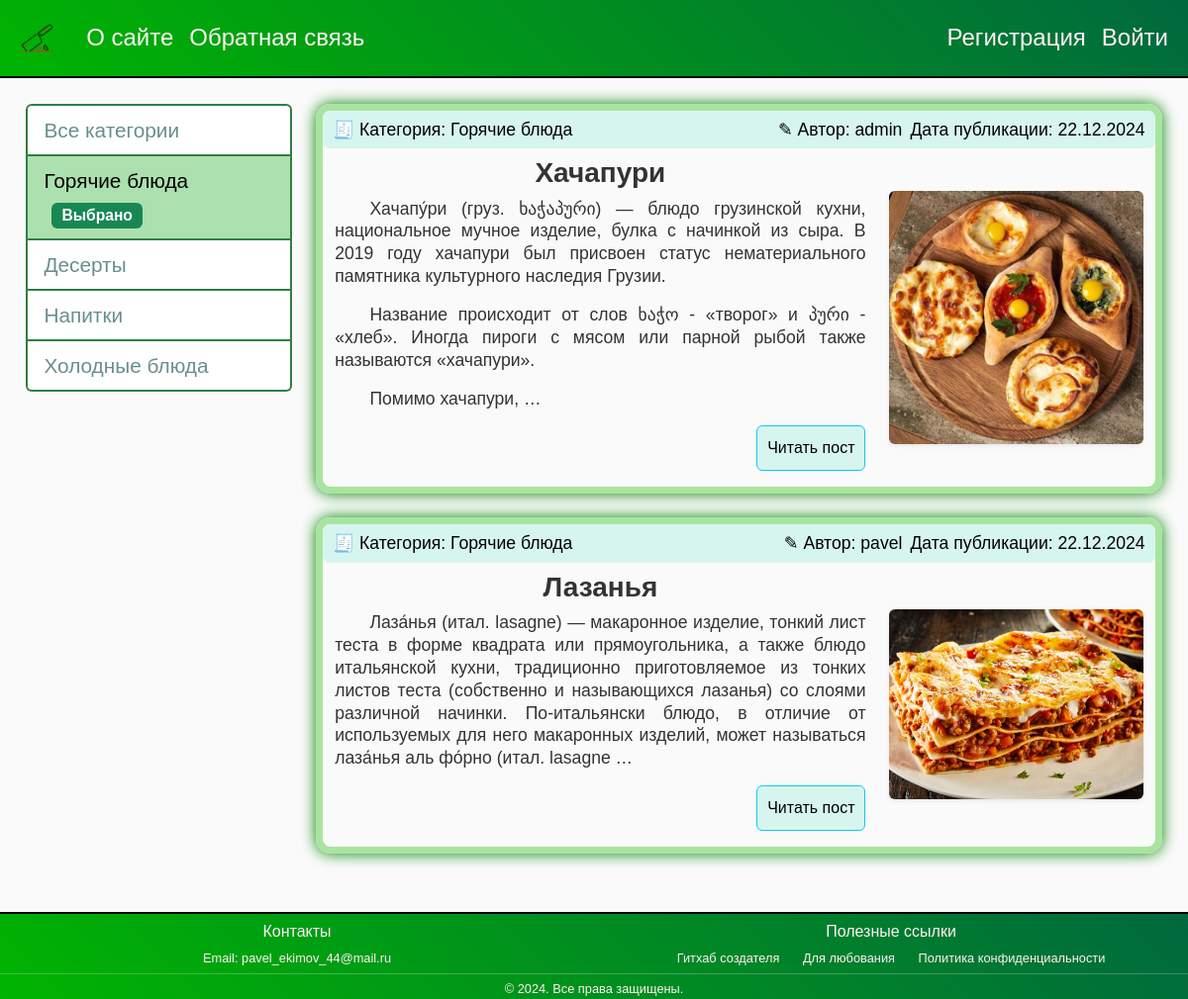
/category/goryachie-blyuda/, run on the app's committed database.
### meal/models.py (models this page shows, shortened)
class Category(models.Model):
    name = models.CharField(max_length=100, db_index=True, verbose_name='Категория')
    slug = models.SlugField(max_length=255, unique=True, db_index=True, verbose_name='URL')
    def __str__(self):
        return self.name
    def get_absolute_url(self):
        return reverse('category', kwargs={'cat_slug': self.slug})
    class Meta:
        verbose_name = 'Категорию'
        verbose_name_plural = 'Категории'
        ordering = ['id']

class Food(models.Model):
    title = models.CharField(max_length=255, verbose_name='Название блюда')
    slug = models.SlugField(max_length=255, unique=True, db_index=True, verbose_name='URL')
    content = models.TextField(blank=True, verbose_name='Информация')
    photo = models.ImageField(upload_to="photo/%Y/%m/%d/", verbose_name='Фото')
    time_create = models.DateTimeField(auto_now_add=True, verbose_name='Время создания')
    time_update = models.DateTimeField(auto_now=True, verbose_name='Время изменения')
    is_published = models.BooleanField(default=True, verbose_name='Опубликовать')
    author = models.ForeignKey(User, on_delete=models.CASCADE, verbose_name='Автор')
    cat = models.ForeignKey('Category', on_delete=models.PROTECT, verbose_name='Категория')
    def get_absolute_url(self):
        return reverse('post', kwargs={'post_slug': self.slug})
    class Meta:
        verbose_name = 'Различные блюда'
        verbose_name_plural = 'Различные блюда'
        ordering = ['id']

### meal/views.py (the view)
# urls.py: path('category/<slug:cat_slug>/', FoodCategory.as_view(), name='category'),
class FoodCategory(DataMixin, ListView):
    model = Food
    template_name = 'meal/index.html'
    context_object_name = 'posts'
    allow_empty = False
    def get_context_data(self, *, object_list=None, **kwargs):
        context = super().get_context_data(**kwargs)
        c = Category.objects.get(slug=self.kwargs['cat_slug'])
        c_def = self.get_user_context(title='Категория - ' + str(c.name), cat_selected=c.pk)
        return dict(list(context.items()) + list(c_def.items()))
    def get_queryset(self):
        return Food.objects.filter(cat__slug=self.kwargs['cat_slug'], is_published=True).select_related('cat')

### meal/utils.py (called while the page is built)
    def get_user_context(self, **kwargs):
        context = kwargs
        cats = cache.get('cats')
        if not cats:
            cats = (Category.objects.annotate(food__count=Count('food', filter=Q(food__is_published=True)))
                    .filter(food__count__gt=0))
            cache.set('cats', cats, 60)
        user_menu = menu.copy()
        if not self.request.user.is_authenticated:
            user_menu.pop(1)
        context['menu'] = user_menu
        context['cats'] = cats
        context['cat_selected'] = context.get('cat_selected', 0)
        return context

### meal/templates/meal/index.html
{% extends 'meal/base.html' %}
{% block content %}
	<ul class="list-articles">
		{% for p in posts %}
			<li class="mb-4">
				<div class="article-panel">
					<p class="first">&#129534 Категория: {{p.cat}}</p>
					<p class="last">Дата публикации: {{p.time_update|date:"d.m.Y"}}</p>
                    <p class="last">&#9998 Автор: {{ p.author.username }}</p>
				</div>
				<div class="container">
                    <div class="row align-items-center">
                        <div class="col-md-8">
                            <h2 class="text-center mb-4">{{ p.title }}</h2>
                            <div class="article-content">
                                {% autoescape on %}
                                    {{ p.content|linebreaks|truncatewords:50 }}
                                {% endautoescape %}
                            </div>
                            <p class="link-read-post mt-3">
                                <a href="{{ p.get_absolute_url }}" class="btn btn-info">Читать пост</a>
                            </p>
                        </div>
                        <div class="col-md-4">
                            {% if p.photo %}
                                <div class="img-container">
                                    <img class="img-fluid rounded shadow-sm" src="{{ p.photo.url }}" alt="Изображение {{ p.title }}">
                                </div>
                            {% endif %}
                        </div>
                    </div>
                </div>
			</li>
		{% endfor %}
	</ul>
{% endblock %}

### meal/templates/meal/base.html (shortened to what this page needs)
{% load static %}
{% load meal_tags %}
{% load cache %}
<!DOCTYPE html>
<html>
    <head>
        <link href="{% static 'meal/css/bootstrap.min.css' %}" rel="stylesheet">
        <link href="{% static 'meal/css/styles.css' %}" rel="stylesheet">
    </head>
    <body>
        <div class="flex-wrapper">
            <div class="content-all">
                {% block mainmenu %}
                    <nav class="navbar navbar-expand-lg navbar-light bg-light">
                        <div class="container">
                            <a class="navbar-brand" href="{% url 'home' %}">
                                <div class="logo"></div>
                            </a>
                            <div class="collapse navbar-collapse" id="navbarNav">
                                <ul class="navbar-nav me-auto mb-2 mb-lg-0">
                                    {% for m in menu %}
                                        <li class="nav-item">
                                            <a class="nav-link" href="{% url m.url_name %}">{{ m.title }}</a>
                                        </li>
                                    {% endfor %}
                                </ul>
                                <ul class="navbar-nav">
                                    {% if request.user.is_authenticated %}
                                        <li class="nav-item">
                                            <a class="nav-link" href="{% url 'logout' %}">Выйти</a>
                                        </li>
                                    {% else %}
                                        <li class="nav-item">
                                            <a class="nav-link" href="{% url 'register' %}">Регистрация</a>
                                        </li>
                                        <li class="nav-item">
                                            <a class="nav-link" href="{% url 'login' %}">Войти</a>
                                        </li>
                                    {% endif %}
                                </ul>
                            </div>
                        </div>
                    </nav>
                {% endblock mainmenu %}
                <div class="container-main mt-4">
                    <div class="row">
                        <aside class="col-md-3">
                            {% block leftmenu %}
                                <ul class="list-group">
                                    {% if cat_selected == 0 %}
                                        <li class="list-group-item active">
                                            Все категории
                                            <span class="badge bg-success ms-2">Выбрано</span>
                                        </li>
                                    {% else %}
                                        <li class="list-group-item">
                                            <a href="{% url 'home' %}">Все категории</a>
                                        </li>
                                    {% endif %}
                                    {% for c in cats %}
                                        {% if c.food__count > 0 %}
                                            <li class="list-group-item {% if c.pk == cat_selected %} active {% endif %}">
                                                {% if c.pk == cat_selected %}
                                                    {{ c.name }}
                                                    <span class="badge bg-success ms-2">Выбрано</span>
                                                {% else %}
                                                    <a href="{{ c.get_absolute_url }}">{{ c.name }}</a>
                                                {% endif %}
                                            </li>
                                        {% endif %}
                                    {% endfor %}
                                </ul>
                            {% endblock leftmenu %}
                        </aside>
                        <main class="col-md-9">
                            <div class="content-content">
                                {% block content %}
                                {% endblock %}
                            </div>
                        </main>
                    </div>
                </div>
            </div>
            {% cache 3600 footer %}
            <footer class="bg-light text-center py-3 mt-4">
                <div class="container-footer">
                    <div class="row row-footer">
                        <div class="col-md-6">
                            <h6>Контакты</h6>
                            <p>Email: pavel_ekimov_44@mail.ru</p>
                        </div>
                        <div class="col-md-6 text-center">
                            <h6>Полезные ссылки</h6>
                            <div class="footer-links">
                                <a href="https://github.com/EkimovP">Гитхаб создателя</a>
                                <a href="https://ya.ru/images/search?from=tabbar&text=nature%20photos%20are%20beautiful">Для любования</a>
                                <a href="https://tilda.cc/ru/privacy-generator/">Политика конфиденциальности</a>
                            </div>
                        </div>
                    </div>
                    <hr>
                    <p class="confidentiality">&copy; 2024. Все права защищены.</p>
                </div>
            </footer>
            {% endcache %}
        </div>
    </body>
</html>

### meal/static/meal/css/styles.css (style rules this page uses)
body { font-family: Arial, sans-serif; line-height: 1.6; background-color: #fafafa; color: #333; }
html, body { height: 100%; margin: 0; }
.flex-wrapper { display: flex; flex-direction: column; min-height: 100%; }
.content-all { flex: 1; }
.navbar-brand .logo { width: 3.2rem; height: 3.2rem; background: url('../images/knife.png') no-repeat center; background-size: contain; }
.navbar { background: linear-gradient(45deg, #00B400, #00693E); border-bottom: 2px solid black; }
.navbar .nav-link { color: #FFF0F5 !important; transition: all 1s linear; text-decoration: none; font-size: 1.5rem; }
.list-group { font-size: 1.3rem; word-wrap: break-word; }
.list-group-item a { color: #6a8e8f; text-decoration: none; }
.mt-4 { margin-top: 0.5rem !important; }
.container-main { margin: 0 1em 1em 1em; font-size: 1.1rem; padding: 0.5em; }
aside { padding-top: 0.5em; }
.list-group-item { border: 2px solid #317F43; }
.list-group-item.active { background-color: #ACE1AF; color: black; border-color: #317F43; }
.content-content { padding-top: 0.5em; }
ul.list-articles { list-style: none; margin: 0; padding: 0; }
ul.list-articles li { border: 7px solid #A8E4A0; border-radius: 15px; margin-bottom: 1rem; box-shadow: 0px 0px 15px green; }
.article-panel { background: #d7f5ef; border-radius: 7px; padding: 5px 10px 5px 10px; box-sizing: border-box; overflow: hidden; color: black; }
.article-panel p.first { margin: 0; float: left; }
.article-panel p.last { margin: 0; float: right; padding-left: 0.5rem; }
.img-container { height: 100%; display: flex; align-items: center; justify-content: center; padding: 10px 0 10px 0; }
.img-container img { max-height: 360px; height: auto; width: auto; object-fit: cover; }
.article-content { text-align: justify; text-indent: 2em; line-height: 1.3; }
.mb-4 h2 { text-align: center; font-size: 1.75rem; font-weight: bold; margin: 0.5rem !important; }
p.link-read-post { text-align: right; }
p.link-read-post a { padding: 10px; background: #d7f5ef; color: black; text-decoration: none; }
footer { color: #FFF0F5 !important; background: linear-gradient(45deg, #00B400, #00693E); border-top: 2px solid black; font-size: 0.8rem; }
.py-3 { padding-top: 0rem !important; padding-bottom: 0rem !important; }
footer .footer-links a { color: #FFF0F5; text-decoration: none; margin: 0 10px; transition: color 0.3s; }
footer p { margin: 0; }
.row-footer { --bs-gutter-x: 0 !important; }
hr { margin: 0.3rem 0; }
h6 { margin-top: 0.5rem; }
@media (min-width: 576px) { .container,.container-sm { max-width: 100%; } }
@media (min-width: 768px) { .container,.container-md,.container-sm { max-width: 100%; } }
@media (min-width: 992px) { .container,.container-lg,.container-md,.container-sm { max-width: 100%; } }
@media (min-width: 1200px) { .container,.container-lg,.container-md,.container-sm,.container-xl { max-width: 100%; } }

### data on the page
Category: name "Горячие блюда"
Category: name "Десерты"
Category: name "Напитки"
Category: name "Холодные блюда"
Food: cat "Горячие блюда", time_update "22.12.2024", author.username "admin", title "Хачапури", content "Хачапу́ри (груз. ხაჭაპური) — блюдо грузинской кухни, национальное мучное изделие, булка с начинкой из сыра. В 2019 году хачапури был присвоен статус нематериального памятника культурного наследия Грузии. Название происходит от слов ხაჭო - «творог» и პური - «хлеб». Иногда пироги с мясом или парной рыбой также называются «хачапури». Помимо хачапури, …", photo (picture)
Food: cat "Горячие блюда", time_update "22.12.2024", author.username "pavel", title "Лазанья", content "Лаза́нья (итал. lasagne) — макаронное изделие, тонкий лист теста в форме квадрата или прямоугольника, а также блюдо итальянской кухни, традиционно приготовляемое из тонких листов теста (собственно и называющихся лазанья) со слоями различной начинки. По-итальянски блюдо, в отличие от используемых для него макаронных изделий, может называться лаза́нья аль фо́рно (итал. lasagne …", photo (picture)

### other printed values
{{ m.title }} "О сайте" "Обратная связь"
